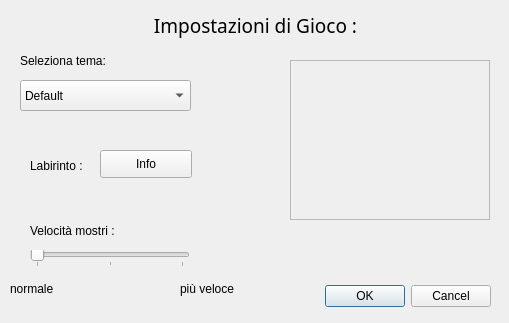
<?xml version="1.0" encoding="UTF-8"?>
<ui version="4.0">
 <class>Dialog</class>
 <widget class="QDialog" name="Dialog">
  <property name="geometry">
   <rect>
    <x>0</x>
    <y>0</y>
    <width>509</width>
    <height>323</height>
   </rect>
  </property>
  <property name="windowTitle">
   <string>Dialog</string>
  </property>
  <widget class="QDialogButtonBox" name="buttonBox">
   <property name="geometry">
    <rect>
     <x>300</x>
     <y>280</y>
     <width>191</width>
     <height>32</height>
    </rect>
   </property>
   <property name="orientation">
    <enum>Qt::Horizontal</enum>
   </property>
   <property name="standardButtons">
    <set>QDialogButtonBox::Cancel|QDialogButtonBox::Ok</set>
   </property>
  </widget>
  <widget class="QLabel" name="label">
   <property name="geometry">
    <rect>
     <x>130</x>
     <y>10</y>
     <width>251</width>
     <height>31</height>
    </rect>
   </property>
   <property name="font">
    <font>
     <family>AlArabiya</family>
     <pointsize>14</pointsize>
    </font>
   </property>
   <property name="text">
    <string>Impostazioni di Gioco :</string>
   </property>
   <property name="alignment">
    <set>Qt::AlignCenter</set>
   </property>
  </widget>
  <widget class="QSlider" name="horizontalSlider">
   <property name="geometry">
    <rect>
     <x>30</x>
     <y>250</y>
     <width>160</width>
     <height>17</height>
    </rect>
   </property>
   <property name="orientation">
    <enum>Qt::Horizontal</enum>
   </property>
   <property name="tickPosition">
    <enum>QSlider::TicksBelow</enum>
   </property>
   <property name="tickInterval">
    <number>50</number>
   </property>
  </widget>
  <widget class="QLabel" name="label_2">
   <property name="geometry">
    <rect>
     <x>20</x>
     <y>50</y>
     <width>131</width>
     <height>21</height>
    </rect>
   </property>
   <property name="text">
    <string>Seleziona tema:</string>
   </property>
  </widget>
  <widget class="QLabel" name="label_3">
   <property name="geometry">
    <rect>
     <x>30</x>
     <y>220</y>
     <width>111</width>
     <height>21</height>
    </rect>
   </property>
   <property name="text">
    <string>Velocità mostri :</string>
   </property>
  </widget>
  <widget class="QLabel" name="label_4">
   <property name="geometry">
    <rect>
     <x>290</x>
     <y>60</y>
     <width>200</width>
     <height>160</height>
    </rect>
   </property>
   <property name="frameShape">
    <enum>QFrame::StyledPanel</enum>
   </property>
   <property name="frameShadow">
    <enum>QFrame::Sunken</enum>
   </property>
   <property name="lineWidth">
    <number>2</number>
   </property>
   <property name="text">
    <string/>
   </property>
  </widget>
  <widget class="QLabel" name="label_5">
   <property name="geometry">
    <rect>
     <x>30</x>
     <y>150</y>
     <width>71</width>
     <height>31</height>
    </rect>
   </property>
   <property name="text">
    <string>Labirinto :</string>
   </property>
  </widget>
  <widget class="QComboBox" name="comboBox">
   <property name="geometry">
    <rect>
     <x>20</x>
     <y>80</y>
     <width>171</width>
     <height>31</height>
    </rect>
   </property>
   <item>
    <property name="text">
     <string>Default</string>
    </property>
   </item>
  </widget>
  <widget class="QLabel" name="label_6">
   <property name="geometry">
    <rect>
     <x>10</x>
     <y>280</y>
     <width>62</width>
     <height>18</height>
    </rect>
   </property>
   <property name="text">
    <string>normale</string>
   </property>
  </widget>
  <widget class="QLabel" name="label_7">
   <property name="geometry">
    <rect>
     <x>180</x>
     <y>280</y>
     <width>71</width>
     <height>18</height>
    </rect>
   </property>
   <property name="text">
    <string>più veloce</string>
   </property>
  </widget>
  <widget class="QPushButton" name="pushButton">
   <property name="geometry">
    <rect>
     <x>100</x>
     <y>150</y>
     <width>92</width>
     <height>28</height>
    </rect>
   </property>
   <property name="text">
    <string>Info</string>
   </property>
  </widget>
 </widget>
 <resources/>
 <connections>
  <connection>
   <sender>buttonBox</sender>
   <signal>accepted()</signal>
   <receiver>Dialog</receiver>
   <slot>accept()</slot>
   <hints>
    <hint type="sourcelabel">
     <x>248</x>
     <y>254</y>
    </hint>
    <hint type="destinationlabel">
     <x>157</x>
     <y>274</y>
    </hint>
   </hints>
  </connection>
  <connection>
   <sender>buttonBox</sender>
   <signal>rejected()</signal>
   <receiver>Dialog</receiver>
   <slot>reject()</slot>
   <hints>
    <hint type="sourcelabel">
     <x>316</x>
     <y>260</y>
    </hint>
    <hint type="destinationlabel">
     <x>286</x>
     <y>274</y>
    </hint>
   </hints>
  </connection>
 </connections>
</ui>
